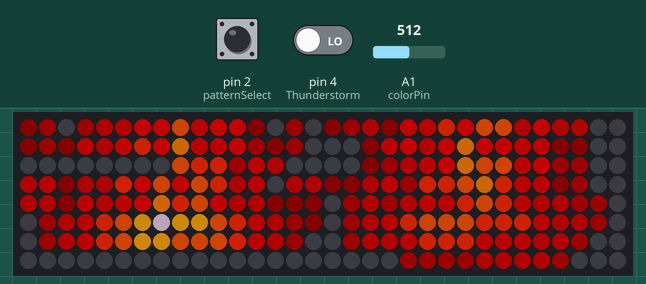
Recording of a sketch running on a simulated Arduino Uno, built with avr-gcc and run on an emulated ATmega328P. Shown: 32×8 RGB LED matrix (first LED top left, wired row by row). The test bench sets the inputs (shaded band); at power-on: pin 2 (patternSelect) LOW, pin 4 (Thunderstorm) LOW, A1 (colorPin) = 512. Dim RGB values are drawn brighter than linear; random numbers use the default seed unless the sketch sets one.

Above: at 3.21 s.
3.3 s: pin 2 (patternSelect) pulled HIGH for 0.15 s
At 3.68 s:
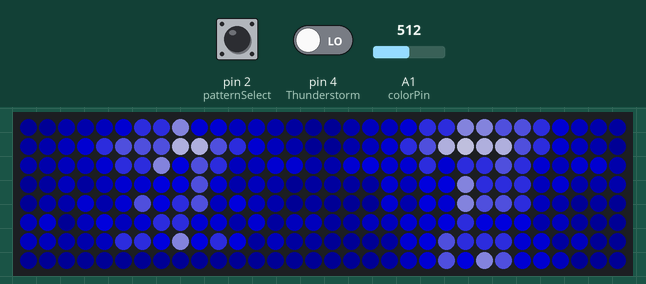
5.0 s: pin 2 (patternSelect) pulled HIGH for 1 s
At 6.2 s:
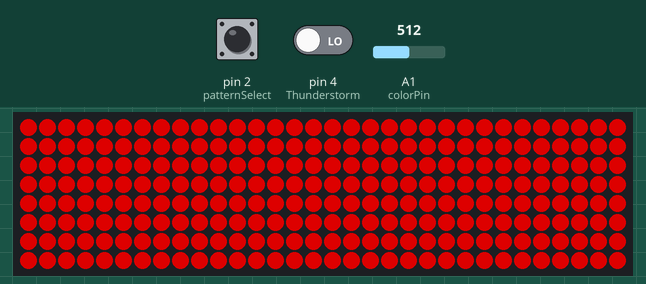
7.5 s: pin 2 (patternSelect) pulled HIGH for 0.15 s
At 7.69 s:
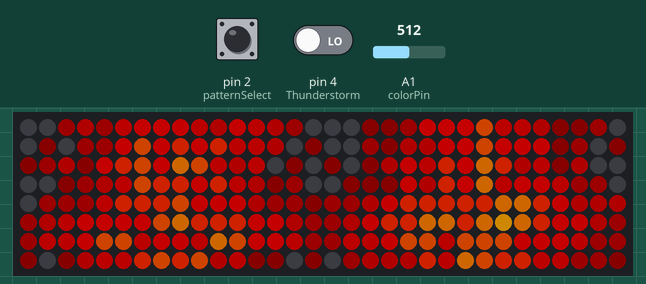
9.5 s: pin 4 (Thunderstorm) driven HIGH
At 9.92 s:
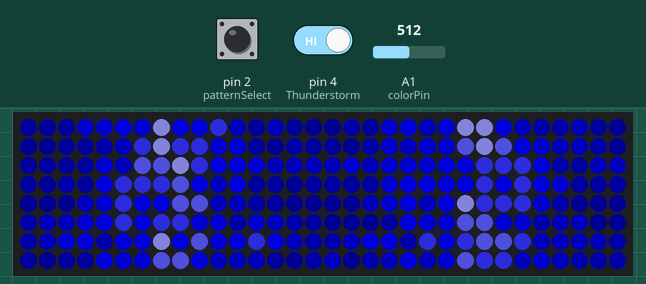
11.0 s: pin 2 (patternSelect) pulled HIGH for 3.2 s
At 11.8 s:
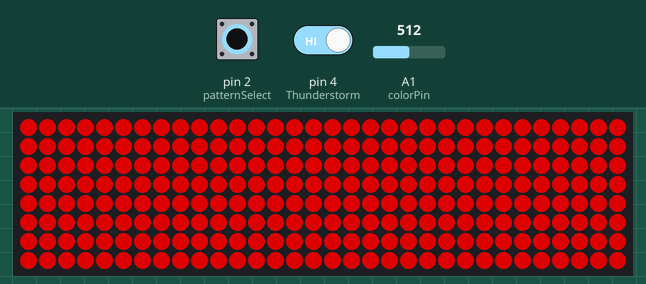
15.7 s: A1 (colorPin) set to 716
At 16.2 s:
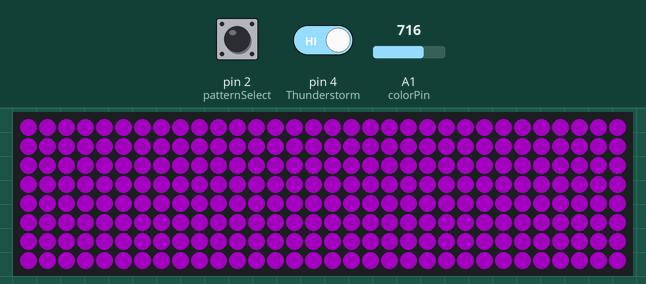

The sketch:

Desk_Logo.v2.5.ino
```cpp
//RossRobotics.com
// 4-20-22
//		-Initial Release
//	4-29-22
//    	-After 4 days, finally got a button to change patterns
//		-Bug fixes
//		-Performance
//	5-15-22
//		-Added a solid color option
//		-color determined by pot by changing the hue

#include <FastLED.h>

#define MAT_TYPE WS2812B   /* Matrix LED type; see FastLED docs for others */
#define MAT_W   32          /* Size (columns) of entire matrix */
#define MAT_H   8          /* and rows */
#define NUM_LEDS 256

#define MAT_PIN 3           /* Data for matrix on D3 on ESP8266 */
#define  MAT_COL_MAJOR       /* define if matrix is column-major (that is pixel 1 is in the same column as pixel 0) */
#define MAT_TOP             /* define if matrix 0,0 is in top row of display; undef if bottom */
#define MAT_LEFT            /* define if matrix 0,0 is on left edge of display; undef if right */
#define MAT_ZIGZAG          /* define if matrix zig-zags ---> <--- ---> <---; undef if scanning ---> ---> ---> */

#define BRIGHT 150          /* brightness; min 0 - 255 max -- high brightness requires a hefty power supply! Start low! */
#define FPS 90              /* Refresh rate */
#define colorPin A1

/* MULTI-PANEL CONFIGURATION -- Do not change unless you connect multiple panels -- See README.md */
/* WARNING -- THIS IS CURRENTLY UNTESTED -- DO NOT ENABLE UNLESS YOU FEEL LIKE BEING MY CRASH TEST MANNEQUIN */
#undef  MULTIPANEL          /* define to enable multi-panel support */
#define PANELS_W    1       /* Number of panels wide */
#define PANELS_H    1       /* Number of panels tall */
#undef  PANEL_TOP           /* define if first panel is upper-left */
#undef  PANEL_ZIGZAG        /* define if panels zig-zag */
/* --- DO NOT CHANGE THESE LINES --- */
#ifndef MULTIPANEL
#define PANELS_H 1
#define PANELS_W 1
#undef PANEL_TOP
#undef PANEL_ZIGZAG
#endif

/* Display size; can be smaller than matrix size, and if so, you can move the origin.
 * This allows you to have a small fire display on a large matrix sharing the display
 * with other stuff. See README at Github. */
const uint16_t rows = MAT_H * PANELS_H;
const uint16_t cols = MAT_W * PANELS_W;
const uint16_t xorg = 0;
const uint16_t yorg = 0;

/* Flare constants */
const uint8_t flarerows = 1;    /* number of rows (from bottom) allowed to flare */
const uint8_t maxflare = 4;     /* max number of simultaneous flares */
const uint8_t flarechance = 50; /* chance (%) of a new flare (if there's room) */
const uint8_t flaredecay = 14;  /* decay rate of flare radiation; 14 is good */

/* This is the map of colors from coolest (black) to hottest. Want blue flames? Go for it! */
const uint32_t colorsRed[] = {
  0x000000,
  0x100000,
  0x300000,
  0x600000,
  0x800000,
  0xA00000,
  0xC02000,
  0xC04000,
  0xC06000,
  0xC08000,
  0x807080
};

const uint32_t colorsBlue[] = {
0x000022,
0x000035,
0x000053,
0x000082,
0x0000CC,
0x0000FF,
0x3333FF,
0x5C5CFF,
0x9797FF,
0xCACAFF,
0xDDDDFF
};
const uint8_t NCOLORS = (sizeof(colorsRed)/sizeof(colorsRed[0]));
const uint8_t BCOLORS = (sizeof(colorsBlue)/sizeof(colorsBlue[0]));

uint8_t pix[rows][cols];
CRGB matrix[MAT_H * PANELS_H * MAT_W * PANELS_W];
uint8_t nflare = 0;
uint32_t flare[maxflare];

/** pos - convert col/row to pixel position index. This takes into account
 *  the serpentine display, and mirroring the display so that 0,0 is the
 *  bottom left corner and (MAT_W-1,MAT_H-1) is upper right. You may need
 *  to jockey this around if your display is different.
 */
#ifndef MAT_LEFT
#define __MAT_RIGHT
#endif
#ifndef MAT_TOP
#define __MAT_BOTTOM
#endif
#if defined(MAT_COL_MAJOR)
const uint8_t phy_h = MAT_W;
const uint8_t phy_w = MAT_H;
#else
const uint8_t phy_h = MAT_H;
const uint8_t phy_w = MAT_W;
#endif
#if defined(MULTIPANEL)
uint16_t _pos( uint16_t col, uint16_t row ) {
#else
uint16_t pos( uint16_t col, uint16_t row ) {
#endif
#if defined(MAT_COL_MAJOR)
    uint16_t phy_x = xorg + (uint16_t) row;
    uint16_t phy_y = yorg + (uint16_t) col;
#else
    uint16_t phy_x = xorg + (uint16_t) col;
    uint16_t phy_y = yorg + (uint16_t) row;
#endif
#if defined(MAT_LEFT) && defined(MAT_ZIGZAG)
  if ( ( phy_y & 1 ) == 1 ) {
    phy_x = phy_w - phy_x - 1;
  }
#elif defined(__MAT_RIGHT) && defined(MAT_ZIGZAG)
  if ( ( phy_y & 1 ) == 0 ) {
    phy_x = phy_w - phy_x - 1;
  }
#elif defined(__MAT_RIGHT)
  phy_x = phy_w - phy_x - 1;
#endif
#if defined(MAT_TOP) and defined(MAT_COL_MAJOR)
  phy_x = phy_w - phy_x - 1;
#elif defined(MAT_TOP)
  phy_y = phy_h - phy_y - 1;
#endif
  return phy_x + phy_y * phy_w;
}

#if defined(MULTIPANEL)
uint16_t pos(uint16_t col, uint16_t row) {
#if defined(PANEL_TOP)
    uint16_t panel_y = PANELS_H - ( row / MAT_H ) - 1;
#else
    uint16_t panel_y = row / MAT_H;
#endif
    uint16_t panel_x = col / MAT_W;
#if defined(PANEL_ZIGZAG)
    if ( ( panel_y & 1 ) == 1 ) {
        panel_x = PANELS_W - panel_x - 1;
    }
#endif
    uint16_t pindex = panel_x + panel_y * PANELS_W;
    return MAT_W * MAT_H * pindex + _pos(col % MAT_W, row % MAT_H);
}
#endif

uint32_t isqrt(uint32_t n) {
  if ( n < 2 ) return n;
  uint32_t smallCandidate = isqrt(n >> 2) << 1;
  uint32_t largeCandidate = smallCandidate + 1;
  return (largeCandidate*largeCandidate > n) ? smallCandidate : largeCandidate;
}

// Set pixels to intensity around flare
void glow( int x, int y, int z ) {
  int b = z * 10 / flaredecay + 1;
  for ( int i=(y-b); i<(y+b); ++i ) {
    for ( int j=(x-b); j<(x+b); ++j ) {
      if ( i >=0 && j >= 0 && i < rows && j < cols ) {
        int d = ( flaredecay * isqrt((x-j)*(x-j) + (y-i)*(y-i)) + 5 ) / 10;
        uint8_t n = 0;
        if ( z > d ) n = z - d;
        if ( n > pix[i][j] ) { // can only get brighter
          pix[i][j] = n;
        }
      }
    }
  }
}

void newflare() {
  if ( nflare < maxflare && random(1,101) <= flarechance ) {
    int x = random(0, cols);
    int y = random(0, flarerows);
    int z = NCOLORS - 1;
    flare[nflare++] = (z<<16) | (y<<8) | (x&0xff);
    glow( x, y, z );
  }
}

unsigned long t = 0; /* keep time */

void make_fire() {
  uint16_t i, j;
  if ( t > millis() ) return;
  t = millis() + (1000 / FPS);

  // First, move all existing heat points up the display and fade
  for ( i=rows-1; i>0; --i ) {
    for ( j=0; j<cols; ++j ) {
      uint8_t n = 0;
      if ( pix[i-1][j] > 0 )
        n = pix[i-1][j] - 1;
      pix[i][j] = n;
    }
  }

  // Heat the bottom row
  for ( j=0; j<cols; ++j ) {
    i = pix[0][j];
    if ( i > 0 ) {
      pix[0][j] = random(NCOLORS-6, NCOLORS-2);
    }
  }

  // flare
  for ( i=0; i<nflare; ++i ) {
    int x = flare[i] & 0xff;
    int y = (flare[i] >> 8) & 0xff;
    int z = (flare[i] >> 16) & 0xff;
    glow( x, y, z );
    if ( z > 1 ) {
      flare[i] = (flare[i] & 0xffff) | ((z-1)<<16);
    } else {
      // This flare is out
      for ( int j=i+1; j<nflare; ++j ) {
        flare[j-1] = flare[j];
      }
      --nflare;
    }
  }
  newflare();

  // Set and draw
  for ( i=0; i<rows; ++i ) {
    for ( j=0; j<cols; ++j ) {
      matrix[pos(j,i)] = colorsRed[pix[i][j]];
    }
  }
  FastLED.show();
}
void newflareBlue() {
  if ( nflare < maxflare && random(1,101) <= flarechance ) {
    int x = random(0, cols);
    int y = random(0, flarerows);
    int z = BCOLORS - 1;
    flare[nflare++] = (z<<16) | (y<<8) | (x&0xff);
    glow( x, y, z );
  }
}

void make_fireBlue() {
  uint16_t i, j;
  if ( t > millis() ) return;
  t = millis() + (1000 / FPS);

  // First, move all existing heat points up the display and fade
  for ( i=rows-1; i>0; --i ) {
    for ( j=0; j<cols; ++j ) {
      uint8_t n = 0;
      if ( pix[i-1][j] > 0 )
        n = pix[i-1][j] - 1;
      pix[i][j] = n;
    }
  }

  // Heat the bottom row
  for ( j=0; j<cols; ++j ) {
    i = pix[0][j];
    if ( i > 0 ) {
      pix[0][j] = random(BCOLORS-6, BCOLORS-2);
    }
  }

  // flare
  for ( i=0; i<nflare; ++i ) {
    int x = flare[i] & 0xff;
    int y = (flare[i] >> 8) & 0xff;
    int z = (flare[i] >> 16) & 0xff;
    glow( x, y, z );
    if ( z > 1 ) {
      flare[i] = (flare[i] & 0xffff) | ((z-1)<<16);
    } else {
      // This flare is out
      for ( int j=i+1; j<nflare; ++j ) {
        flare[j-1] = flare[j];
      }
      --nflare;
    }
  }
  newflareBlue();

  // Set and draw
  for ( i=0; i<rows; ++i ) {
    for ( j=0; j<cols; ++j ) {
      matrix[pos(j,i)] = colorsBlue[pix[i][j]];
    }
  }
  FastLED.show();
}

//Buttons
const int patternSelect = 2;     // Pattern Select
int buttonPushCounter = 1;   // counter for the number of button presses
int buttonState = 0;         // current state of the button
int lastButtonState = 0;
const int Thunderstorm = 4;
int thunderstormState = 0;
int lastthunderstormState = 0;

void setup() {
  //Serial.begin(9600);
  FastLED.addLeds<MAT_TYPE, MAT_PIN, GRB>(matrix, (MAT_H * PANELS_H * MAT_W * PANELS_W));
  FastLED.setBrightness(BRIGHT);
  FastLED.clear();
  FastLED.show();
  pinMode(patternSelect, INPUT);  // Pull-Down by resistor
  pinMode(Thunderstorm, INPUT);
  pinMode(colorPin, INPUT);
  delay(2000);
}

void loop() {

  buttonState = digitalRead(patternSelect);
  if (buttonState != lastButtonState) {
    if (buttonState == HIGH) {
      buttonPushCounter++;
      if (buttonPushCounter == 4) {
        buttonPushCounter = 1;
      }
    }else{}
  }

  lastButtonState = buttonState;// save the current state as the last state, for next time through the loop

thunderstormState = digitalRead(Thunderstorm);
 //Serial.print(Thunderstorm);
 //Serial.println(thunderstormState);
  if (thunderstormState != lastthunderstormState) {
    if (thunderstormState == HIGH) {
      buttonPushCounter = 2;
      }
    }else{}
    lastthunderstormState = thunderstormState;

 switch (buttonPushCounter) {
    case 1:
      buttonPushCounter == 1; {
        make_fire();
        delay(60);
        break;
      }
    case 2:
      buttonPushCounter == 2; {
        make_fireBlue();
        delay(60);
        break;
      }
    case 3:
      buttonPushCounter == 3; {
        color();
        break;
      }
 }
}

void color() {
  int mappedHue;
  mappedHue = analogRead(colorPin);
 //mappedHue = map(analogRead(colorPin), 0, 1023, 0, 255);
  fill_solid( matrix, NUM_LEDS, CHSV(mappedHue, 255, 255));
    FastLED.show();
  }
```

Measured:
- after the input at 7.5 s, the LEDs: first change at once (image 3 shows a later state)
- after the input at 15.7 s, the LEDs: change at once (image 6)
